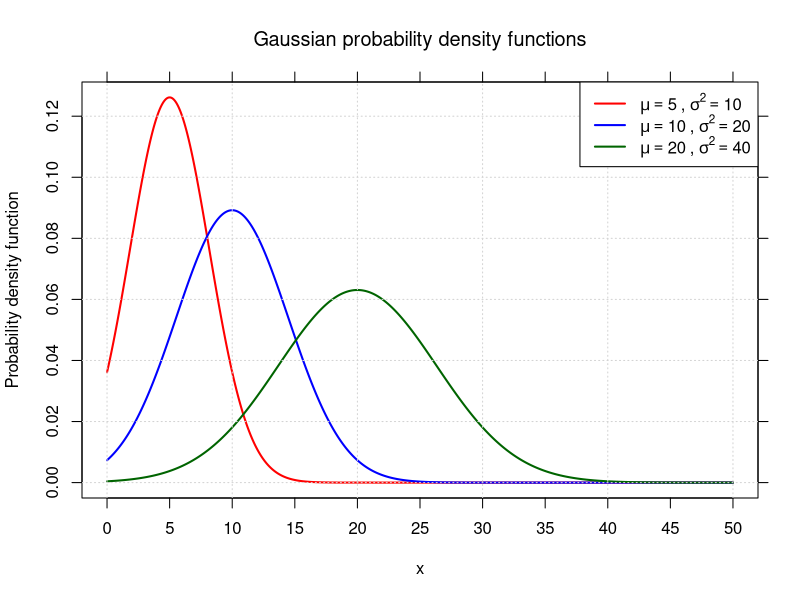

Source code (R):
#!/usr/bin/env Rscript

# ------------------------------------------------------------
# Plot normal density curves for selected degrees of freedom
# and save result to PDF.
# ------------------------------------------------------------

# Degrees of freedom
means <- c(5, 10, 20)
vars <- c(10, 20, 40)
sds <- sqrt(vars)
cols <- c("red", "blue", "darkgreen")

# x-range — choose a range that covers the relevant density
x <- seq(0, 50, length.out = 2000)

# PDF output
pdf("norm_densities.pdf", width = 6, height = 5)

# Plot first curve
plot(
  x,
  dnorm(x, mean= means[1], sd = sds[1]),
  type = "l",
  col = cols[1],
  lwd = 2,
  main = expression(paste("Gaussian probability density functions")),
  xlab = 'x',
  ylab = "Probability density function",
  axes = FALSE
)

# Add remaining curves

for (i in 2:length(means)) {
  lines(x, dnorm(x, mean = means[i], sd=sds[i]), col = cols[i], lwd = 2)
}

xticks <- pretty(x, n = 12)
#yticks <- pretty(range(yvals), n = 8)

# Axes on all 4 sides
axis(1, at=xticks)
axis(2, )
axis(3, at=xticks, labels=FALSE)
axis(4, labels=FALSE)

# Add box outline
box()

# Add grid
grid()

# Legend labels: μ = ..., σ² = ...
#legtxt <- paste0("μ = ", means, ",  σ² = ", vars)

# Legend — build expression vector
legexpr <- vector("list", length(means))
for(i in seq_along(means)) {
  legexpr[[i]] <- substitute(
    mu == M ~ "," ~ sigma^2 == V,
    list(M = means[i], V = vars[i])
  )
}

# Add legend
legend(
  "topright",
  legend = legexpr,
  col = cols,
  lwd = 2
)

# Close PDF
dev.off()

